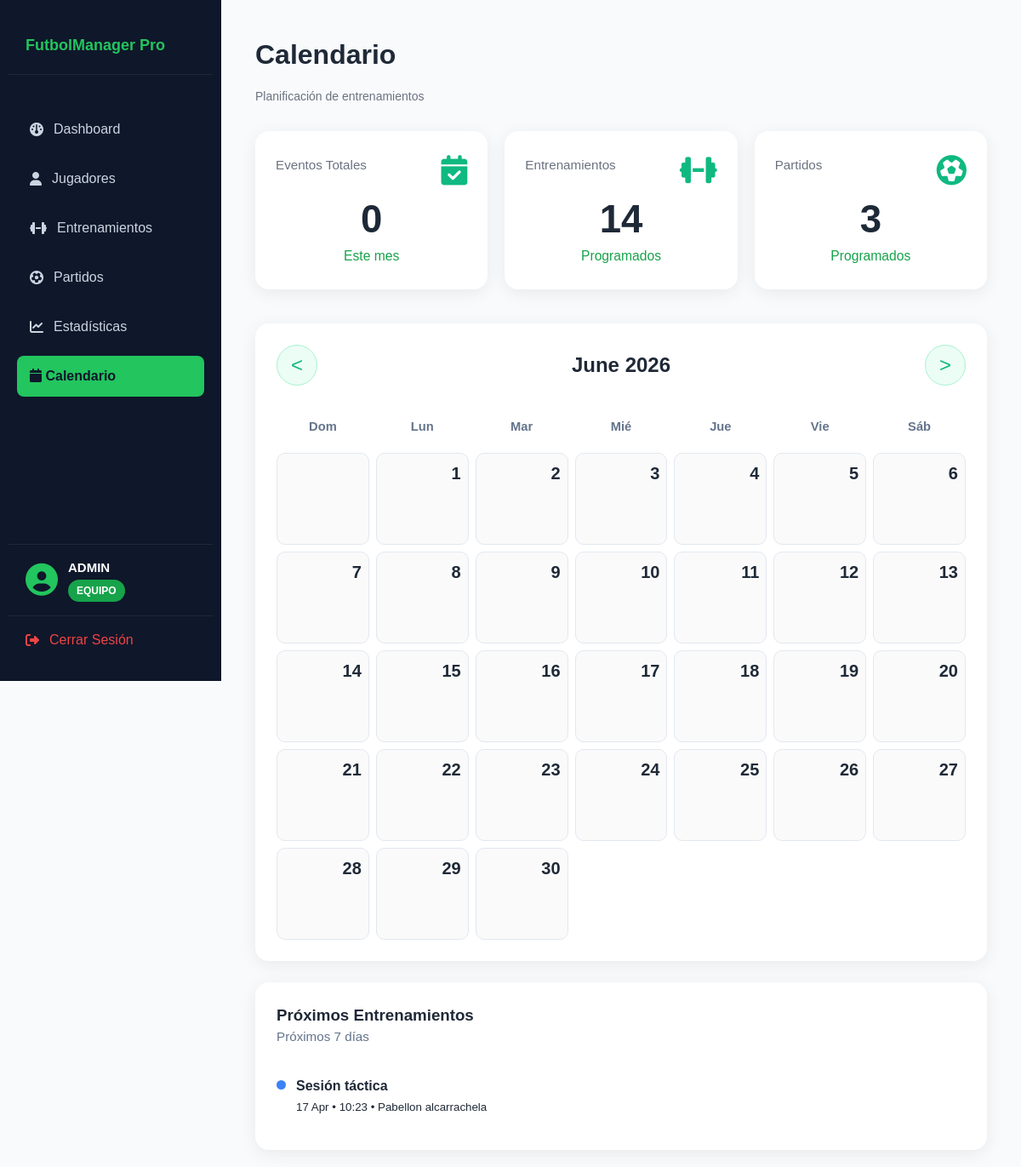
/equipo/menu.php?pagina=calendario&mes=6&anio=2026 (signed in), run on the app's committed database.
### tables this page shows
CREATE TABLE `entrenamientos` (
  `id` int(11) NOT NULL,
  `club_id` int(11) NOT NULL,
  `titulo` enum('Sesión táctica','Sesión técnica','Sesión pre-partido','Sesión de físico') NOT NULL,
  `descripcion` text DEFAULT NULL,
  `fecha` date NOT NULL,
  `hora` time NOT NULL,
  `duracion` int(11) NOT NULL,
  `num_asistentes` int(11) DEFAULT 0,
  `lugar` varchar(100) DEFAULT NULL,
  `equipo_id` int(11) DEFAULT NULL
);

### equipo/jugadores.php (the view, shortened to what this page needs)
<!DOCTYPE html>
<html lang="es">
<head>
    <link rel="stylesheet" href="https://cdnjs.cloudflare.com/ajax/libs/font-awesome/6.5.0/css/all.min.css">
</head>
<body>
</body>
</html>

### equipo/calendario.php (shortened to what this page needs)
<?php
require_once "../config/conexion.php";
$club_id = $_SESSION['club_id'] ?? 0;
$mes  = isset($_GET['mes'])  ? (int)$_GET['mes']  : date('n');
$anio = isset($_GET['anio']) ? (int)$_GET['anio'] : date('Y');
$sqlEventos = "SELECT COUNT(*) FROM entrenamientos
               WHERE club_id = :club_id
                 AND YEAR(fecha) = :anio
                 AND MONTH(fecha) = :mes";
$stmt = $pdo->prepare($sqlEventos);
$stmt->execute(['club_id' => $club_id, 'anio' => $anio, 'mes' => $mes]);
$totalEventos = $stmt->fetchColumn();
$sqlEntrenamientos = "SELECT COUNT(*) FROM entrenamientos WHERE club_id = :club_id";
$stmt = $pdo->prepare($sqlEntrenamientos);
$stmt->execute(['club_id' => $club_id]);
$totalEntrenamientos = $stmt->fetchColumn();
$fechaInicio = date('Y-m-d');
$fechaFin    = date('Y-m-d', strtotime('+7 days'));
$sqlProximos = "
    SELECT titulo as evento, fecha, hora, lugar
    FROM entrenamientos
    WHERE club_id = :club_id
      AND fecha BETWEEN :inicio AND :fin
    ORDER BY fecha ASC, hora ASC
    LIMIT 6";
$stmt = $pdo->prepare($sqlProximos);
$stmt->execute([
    'club_id' => $club_id,
    'inicio'  => $fechaInicio,
    'fin'     => $fechaFin
]);
$proximosEventos = $stmt->fetchAll(PDO::FETCH_ASSOC);
$primerDia = mktime(0, 0, 0, $mes, 1, $anio);
$diasEnMes = date('t', $primerDia);
$diaInicioSemana = date('w', $primerDia);
$sqlEventosMes = "
    SELECT fecha, titulo, hora, lugar
    FROM entrenamientos
    WHERE club_id = :club_id
      AND YEAR(fecha) = :anio
      AND MONTH(fecha) = :mes
    ORDER BY fecha, hora";
$stmt = $pdo->prepare($sqlEventosMes);
$stmt->execute(['club_id' => $club_id, 'anio' => $anio, 'mes' => $mes]);
$eventosDelMes = $stmt->fetchAll(PDO::FETCH_GROUP);
?>
<div class="calendario-contenedor">
    <h1>Calendario</h1>
    <p class="subtitle">Planificación de entrenamientos</p>
    <div class="stats-grid-full">
        <div class="stat-card">
            <div class="card-top">
                <span class="card-title">Eventos Totales</span>
                <i class="fa-solid fa-calendar-check"></i>
            </div>
            <div class="card-number"><?= $totalEventos ?></div>
            <div class="card-subtitle">Este mes</div>
        </div>
        <div class="stat-card">
            <div class="card-top">
                <span class="card-title">Entrenamientos</span>
                <i class="fa-solid fa-dumbbell"></i>
            </div>
            <div class="card-number"><?= $totalEntrenamientos ?></div>
            <div class="card-subtitle">Programados</div>
        </div>
        <div class="stat-card">
            <div class="card-top">
                <span class="card-title">Partidos</span>
                <i class="fa-solid fa-futbol"></i>
            </div>
            <div class="card-number">3</div>
            <div class="card-subtitle">Programados</div>
        </div>
    </div>
    <div class="calendar-main">
        <div class="calendar-box">
            <div class="calendar-header">
                <?php
                $mesAnterior = $mes - 1;
                $anioAnterior = $anio;
                $mesSiguiente = $mes + 1;
                $anioSiguiente = $anio;
                ?>
                <a href="menu.php?pagina=calendario&mes=<?= $mesAnterior ?>&anio=<?= $anioAnterior ?>"
                   class="btn-nav">&lt;</a>
                <h2><?= date("F Y", $primerDia) ?></h2>
                <a href="menu.php?pagina=calendario&mes=<?= $mesSiguiente ?>&anio=<?= $anioSiguiente ?>"
                   class="btn-nav">&gt;</a>
            </div>
            <div class="calendar-grid">
                <div class="day-name">Dom</div>
                <div class="day-name">Lun</div>
                <div class="day-name">Mar</div>
                <div class="day-name">Mié</div>
                <div class="day-name">Jue</div>
                <div class="day-name">Vie</div>
                <div class="day-name">Sáb</div>
                <?php
                for ($i = 0; $i < $diaInicioSemana; $i++) {
                    echo '<div class="day empty"></div>';
                }
                for ($dia = 1; $dia <= $diasEnMes; $dia++) {
                    $fechaActual = sprintf("%04d-%02d-%02d", $anio, $mes, $dia);
                    $claseEvento = isset($eventosDelMes[$fechaActual]) ? 'has-event' : '';
                    echo "<div class='day $claseEvento' data-fecha='$fechaActual'>";
                    echo "<div class='day-number'>$dia</div>";
                    echo "</div>";
                }
                ?>
            </div>
        </div>
        <div class="next-events-box">
            <h3>Próximos Entrenamientos</h3>
            <p class="next-subtitle">Próximos 7 días</p>
            <?php if (empty($proximosEventos)): ?>
            <p class="no-events">No hay entrenamientos próximos</p>
            <?php else: ?>
            <?php foreach ($proximosEventos as $ev):
                    $hora = substr($ev['hora'] ?? '00:00', 0, 5);
                ?>
            <div class="event-item">
                <div class="event-dot"></div>
                <div>
                    <strong><?= htmlspecialchars($ev['evento']) ?></strong><br>
                    <small>
                        <?= date("d M", strtotime($ev['fecha'])) ?> • <?= $hora ?>
                        <?= $ev['lugar'] ? ' • ' . htmlspecialchars($ev['lugar']) : '' ?>
                    </small>
                </div>
            </div>
            <?php endforeach; ?>
            <?php endif; ?>
        </div>
    </div>
</div>

### assets/css/style.css (style rules this page uses)
* { margin: 0; padding: 0; box-sizing: border-box; }
.subtitle { color: #94a3b8; margin-bottom: 30px; font-size: 1.1rem; }
* { box-sizing: border-box; margin: 0; padding: 0; font-family: Arial, Helvetica, sans-serif }
body { display: flex; height: 100vh; background: #f4f6f8 }
h1 { margin-bottom: 15px; }

### equipo/menu.php (style rules this page uses)
body { margin: 0; font-family: Arial, sans-serif; background: #f4f6f9; display: flex; }

### equipo/jugadores.php (style rules this page uses)
body { font-family: 'Inter', sans-serif; background: #f5f7fb; margin: 0; padding: 0; color: #374151; }

### equipo/calendario.php (style rules this page uses)
.calendario-contenedor { padding: 20px; }
.subtitle { color: #64748b; margin-bottom: 30px; font-size: 1.1rem; }
.stats-grid-full { display: grid; grid-template-columns: repeat(3, 1fr); gap: 20px; margin-bottom: 40px; }
.stat-card { background: white; border-radius: 16px; padding: 28px 24px; box-shadow: 0 4px 20px rgba(0,0,0,0.07); transition: transform 0.3s ease; text-align: center; }
.card-top { display: flex; justify-content: space-between; align-items: center; margin-bottom: 18px; }
.card-title { font-size: 1.05rem; color: #64748b; font-weight: 500; }
.stat-card i { font-size: 2.2rem; color: #10b981; }
.card-number { font-size: 2.85rem; font-weight: 700; color: #1e2937; margin-bottom: 8px; line-height: 1; }
.card-subtitle { font-size: 0.98rem; color: #16a34a; font-weight: 500; }
.calendar-main { display: flex; gap: 25px; flex-wrap: wrap; }
.calendar-box, .next-events-box { background: white; border-radius: 16px; padding: 25px; box-shadow: 0 4px 20px rgba(0,0,0,0.07); }
.calendar-box { flex: 2; min-width: 650px; }
.next-events-box { flex: 1; min-width: 320px; align-self: flex-start; }
.calendar-header { display: flex; justify-content: space-between; align-items: center; margin-bottom: 25px; }
.btn-nav { background: #ecfdf5; border: 1px solid #a7f3d0; color: #10b981; width: 48px; height: 48px; border-radius: 50%; font-size: 1.5rem; display: flex; align-items: center; justify-content: center; text-decoration: none; }
.calendar-grid { display: grid; grid-template-columns: repeat(7, 1fr); gap: 8px; text-align: center; }
.day-name { font-weight: 600; color: #64748b; padding: 12px 0; font-size: 0.92rem; }
.day { min-height: 108px; border: 1px solid #e2e8f0; border-radius: 10px; padding: 8px; background: #fafafa; position: relative; cursor: pointer; transition: all 0.2s; }
.day-number { font-size: 1.25rem; font-weight: 600; text-align: right; }
.next-subtitle { color: #64748b; margin-bottom: 20px; font-size: 0.95rem; }
.event-item { padding: 14px 0; border-bottom: 1px solid #f1f5f9; display: flex; gap: 12px; }
.event-item:last-child { border-bottom: none; }
.event-dot { width: 11px; height: 11px; background: #3b82f6; border-radius: 50%; margin-top: 5px; flex-shrink: 0; }

### equipo/estadisticas.php (style rules this page uses)
* { margin: 0; padding: 0; box-sizing: border-box; }
body { font-family: 'Segoe UI', Tahoma, Geneva, Verdana, sans-serif; background-color: #f8fafc; margin: 0; padding: 0; color: #1f2937; line-height: 1.5; }
h2 { margin: 0; font-size: 24px; }
.subtitle { color: #6b7280; font-size: 14px; margin-bottom: 30px; }
.card-title { font-size: 0.95rem; color: #6b7280; margin-bottom: 10px; }

### data on the page
entrenamientos: titulo "Sesión táctica", fecha "17 Apr", hora "10:23", lugar "Pabellon alcarrachela"

### other printed values
$nombre "ADMIN"
$role "EQUIPO"
$totalEventos "0"
$totalEntrenamientos "14"
date("F Y", $primerDia) "June 2026"
